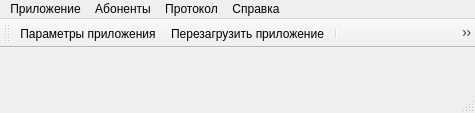
<?xml version="1.0" encoding="UTF-8"?>
<ui version="4.0">
 <class>TMainWin</class>
 <widget class="QMainWindow" name="TMainWin">
  <property name="geometry">
   <rect>
    <x>0</x>
    <y>0</y>
    <width>475</width>
    <height>113</height>
   </rect>
  </property>
  <property name="sizePolicy">
   <sizepolicy hsizetype="Preferred" vsizetype="Preferred">
    <horstretch>0</horstretch>
    <verstretch>0</verstretch>
   </sizepolicy>
  </property>
  <property name="focusPolicy">
   <enum>Qt::NoFocus</enum>
  </property>
  <property name="windowTitle">
   <string>Абонент МКСОД</string>
  </property>
  <property name="windowIcon">
   <iconset resource="IconsForMenu.qrc">
    <normaloff>:/1/Picture/Pic4.ico</normaloff>:/1/Picture/Pic4.ico</iconset>
  </property>
  <widget class="QWidget" name="centralWidget">
   <layout class="QGridLayout" name="gridLayout"/>
  </widget>
  <widget class="QMenuBar" name="menuBar">
   <property name="geometry">
    <rect>
     <x>0</x>
     <y>0</y>
     <width>475</width>
     <height>26</height>
    </rect>
   </property>
   <widget class="QMenu" name="menu">
    <property name="title">
     <string>Приложение</string>
    </property>
    <addaction name="action"/>
    <addaction name="action_3"/>
    <addaction name="action_4"/>
   </widget>
   <widget class="QMenu" name="menu_8">
    <property name="title">
     <string>Справка</string>
    </property>
    <addaction name="action_14"/>
   </widget>
   <widget class="QMenu" name="menu_2">
    <property name="title">
     <string>Протокол</string>
    </property>
    <addaction name="action_2"/>
   </widget>
   <widget class="QMenu" name="menu_3">
    <property name="title">
     <string>Абоненты</string>
    </property>
    <addaction name="action_5"/>
   </widget>
   <addaction name="menu"/>
   <addaction name="menu_3"/>
   <addaction name="menu_2"/>
   <addaction name="menu_8"/>
  </widget>
  <widget class="QToolBar" name="mainToolBar">
   <property name="enabled">
    <bool>true</bool>
   </property>
   <property name="iconSize">
    <size>
     <width>30</width>
     <height>30</height>
    </size>
   </property>
   <attribute name="toolBarArea">
    <enum>TopToolBarArea</enum>
   </attribute>
   <attribute name="toolBarBreak">
    <bool>false</bool>
   </attribute>
   <addaction name="action"/>
   <addaction name="action_3"/>
   <addaction name="separator"/>
   <addaction name="action_5"/>
   <addaction name="separator"/>
   <addaction name="action_2"/>
  </widget>
  <widget class="QStatusBar" name="statusBarMain"/>
  <action name="action">
   <property name="icon">
    <iconset resource="IconsForMenu.qrc">
     <normaloff>:/1/Picture/Tools.png</normaloff>:/1/Picture/Tools.png</iconset>
   </property>
   <property name="text">
    <string>Параметры приложения</string>
   </property>
  </action>
  <action name="action_3">
   <property name="icon">
    <iconset resource="IconsForMenu.qrc">
     <normaloff>:/1/Picture/ReLoad.png</normaloff>:/1/Picture/ReLoad.png</iconset>
   </property>
   <property name="text">
    <string>Перезагрузить приложение</string>
   </property>
  </action>
  <action name="action_4">
   <property name="icon">
    <iconset resource="IconsForMenu.qrc">
     <normaloff>:/1/Picture/Exit.png</normaloff>:/1/Picture/Exit.png</iconset>
   </property>
   <property name="text">
    <string>Выход</string>
   </property>
  </action>
  <action name="action_14">
   <property name="icon">
    <iconset resource="IconsForMenu.qrc">
     <normaloff>:/1/Picture/About.png</normaloff>:/1/Picture/About.png</iconset>
   </property>
   <property name="text">
    <string>О программе</string>
   </property>
  </action>
  <action name="action_2">
   <property name="icon">
    <iconset resource="IconsForMenu.qrc">
     <normaloff>:/1/Picture/Report.png</normaloff>:/1/Picture/Report.png</iconset>
   </property>
   <property name="text">
    <string>Открыть протокол</string>
   </property>
  </action>
  <action name="action_5">
   <property name="icon">
    <iconset resource="IconsForMenu.qrc">
     <normaloff>:/1/Picture/Manager.png</normaloff>:/1/Picture/Manager.png</iconset>
   </property>
   <property name="text">
    <string>Управление списком абонентов</string>
   </property>
  </action>
 </widget>
 <layoutdefault spacing="6" margin="11"/>
 <resources>
  <include location="IconsForMenu.qrc"/>
 </resources>
 <connections/>
</ui>
